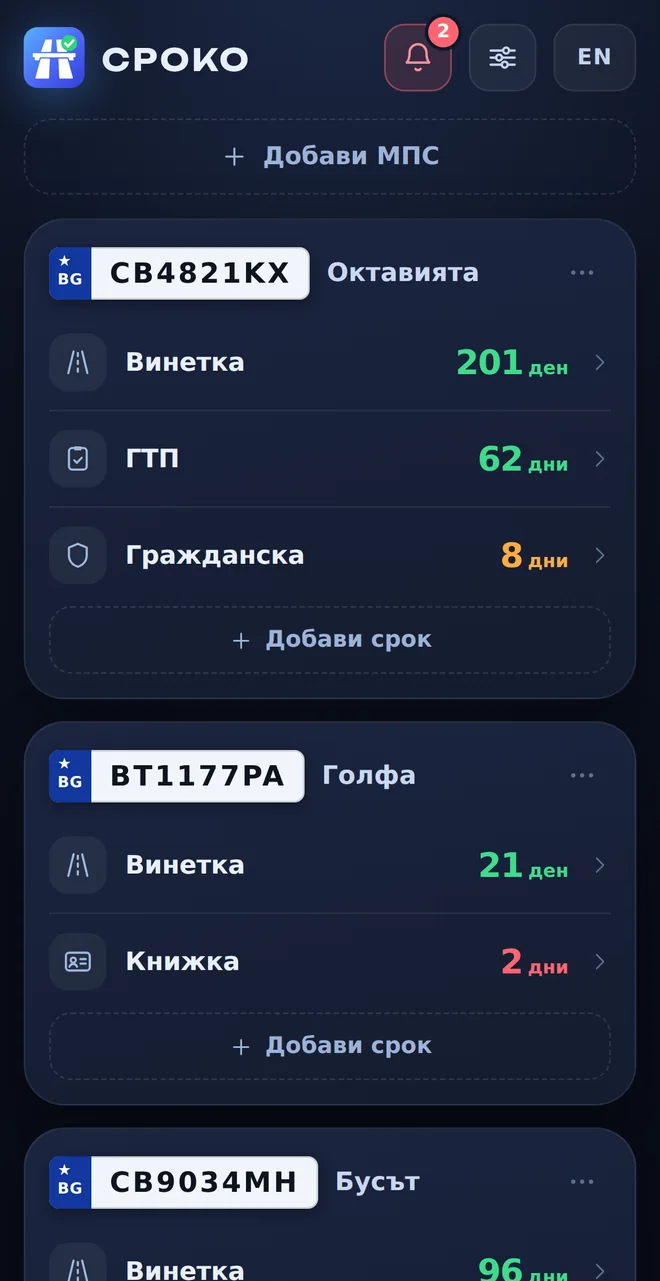
#> input picture tools/izhodnici/sroko-bg.webp, 660 x 1281 px
$ python -i assets.py   (imports and definitions only)
#> lines starting #> are read from the running program, lines starting #| are printed output that depends on the picture
#> further down, picture is the input picture: PIL image 660x1281 RGB; mean R, G, B 34.6, 43.4, 64.7
"""Картинките на сайта от изходниците: знакът от логото, favicon и истинските екрани.

    python tools/assets.py

Пише в src/assets/ (влиза в сайта при `node build.mjs`). Изходниците стоят в
папките на приложенията — сменят ли се екраните, пуска се пак.
"""
from pathlib import Path

from PIL import Image

ROOT = Path(__file__).resolve().parents[3]          # C:\Pixel Lab Claude
OUT = Path(__file__).resolve().parents[1] / "src" / "assets"
LOGO = ROOT / "7 Pixel Lab Soft" / "Logo"


# [24 lines left out: functions webp, mark, not called in this run]


#: Пропорцията на екрана на телефон (1284×2778). Всички снимки в рамка на телефон
#: я имат — иначе рамките излизат с различна височина и „сплескани“ (Иво, 12.10).
TEL = 2778 / 1284


def na_telefon(img):
    """Снимка, по-ниска от екран на телефон, се доудължава отдолу с цвета на дъното ѝ."""
    img = img.convert("RGB")
    h = round(img.width * TEL)
#> h = 1428
    if img.height >= h - 2:
        return img.crop((0, 0, img.width, h)) if img.height > h else img
    # Фонът на екрана — от левия ръб долу (дъното може да е отрязана карта, не фон).
    fon = img.crop((0, img.height - 40, 4, img.height)).resize((1, 1), Image.LANCZOS).getpixel((0, 0))
#> fon = (8, 11, 22)
    out = Image.new("RGB", (img.width, h), fon)
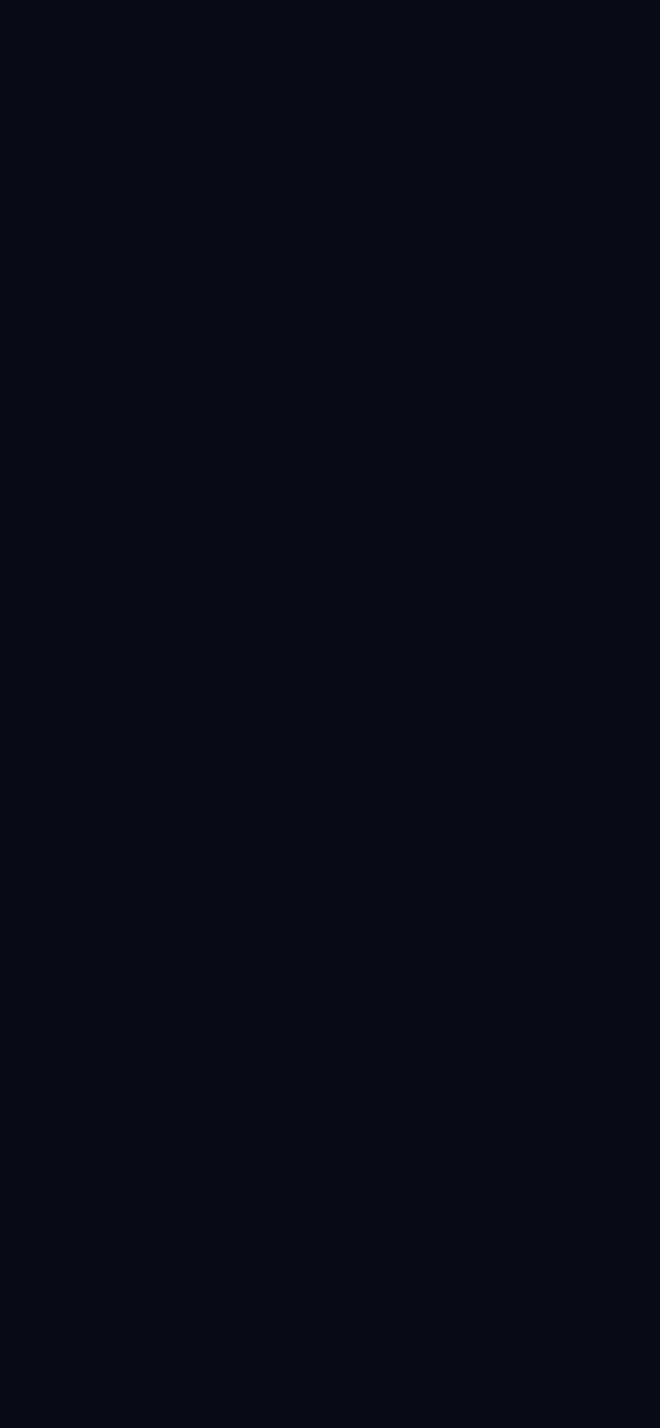
#> out: PIL image 660x1428 RGB; mean R, G, B 8, 11, 22
    out.paste(img, (0, 0))
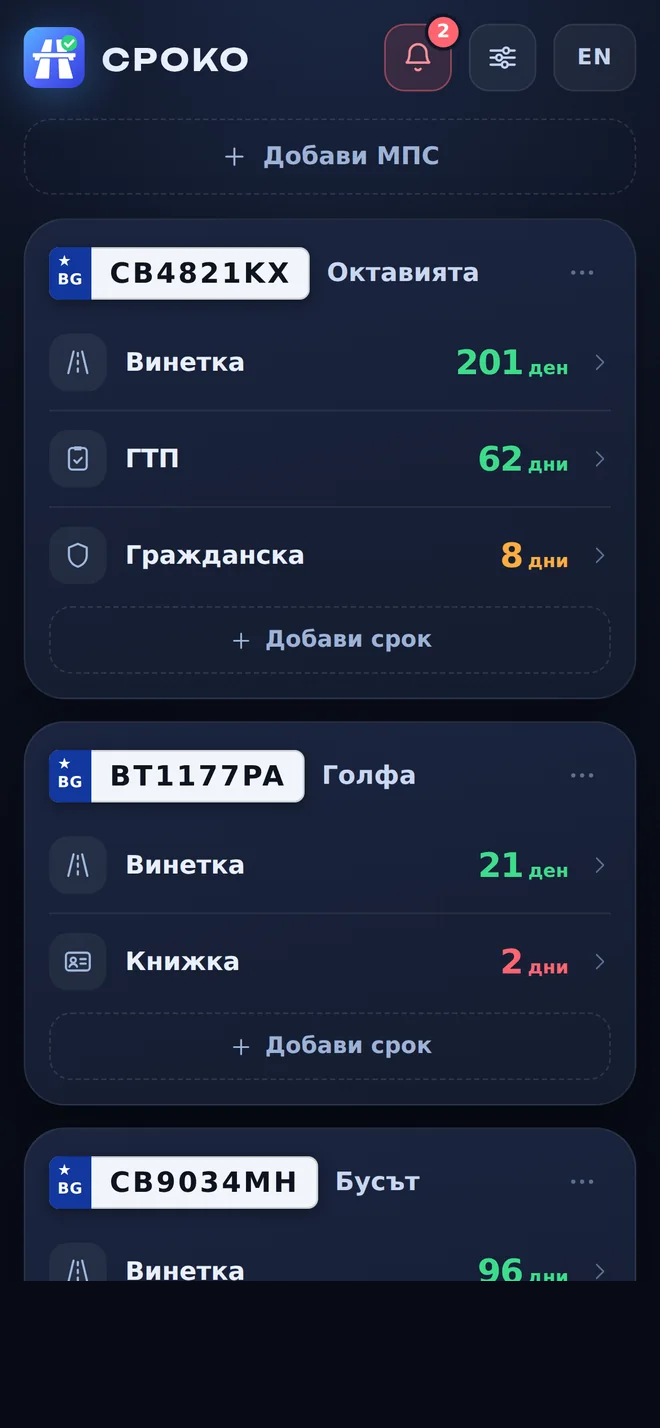
#> out: PIL image 660x1428 RGB; mean R, G, B 31.8, 40.1, 60.3
    # Последните редове се стопяват във фона — отрязаното отдолу не стои като плоча.
    pad = min(120, img.height // 8)
#> pad = 120
    plast = Image.new("RGB", (img.width, pad), fon)
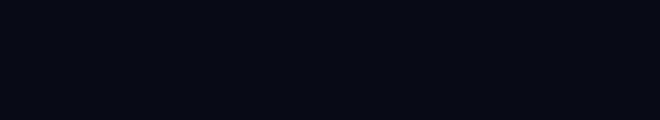
#> plast: PIL image 660x120 RGB; mean R, G, B 8, 11, 22
    maska = Image.linear_gradient("L").resize((img.width, pad))
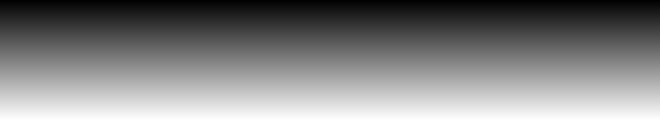
#> maska: PIL image 660x120 L; min 1, max 254, mean 127.5
    out.paste(plast, (0, img.height - pad), maska)
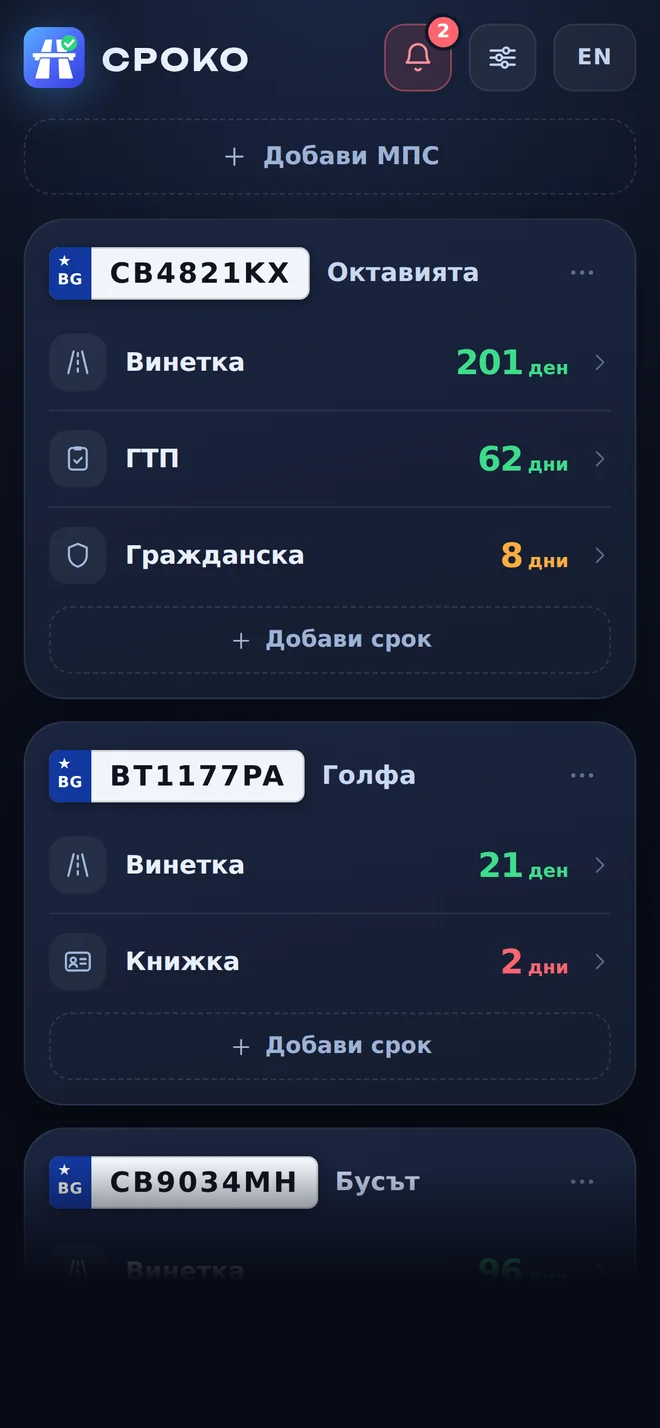
#> out: PIL image 660x1428 RGB; mean R, G, B 30.5, 38.4, 58.2
    return out


# [53 lines left out: functions ikona, main, not called in this run]


# [2 lines not run here, left out]

>>> from PIL import Image
>>> picture = Image.open('izhodnici/sroko-bg.webp')
>>> result = na_telefon(picture)

$ run again, on src/assets/glagoli-bg.webp
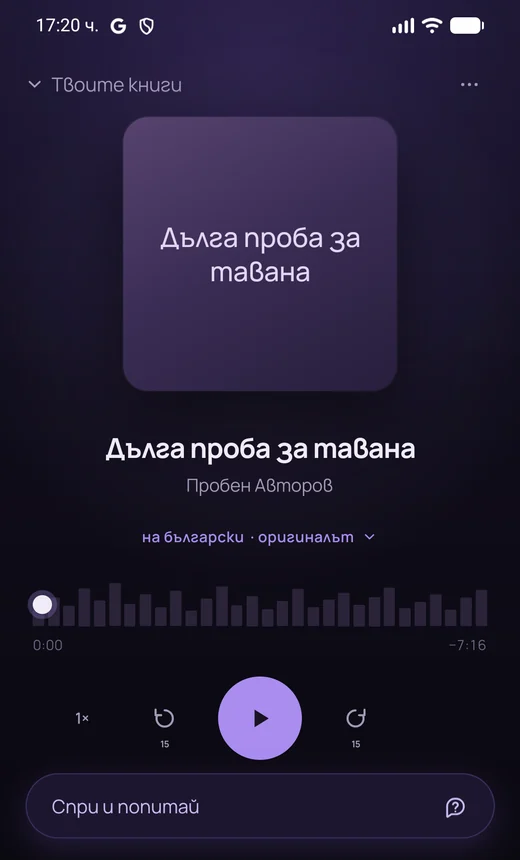
#> input picture src/assets/glagoli-bg.webp, 520 x 860 px
#> picture is the input picture: PIL image 520x860 RGB; mean R, G, B 34.4, 28.1, 51.6
#> fon = (11, 9, 18)
#> in na_telefon, `out.paste(img, (0, 0))`:
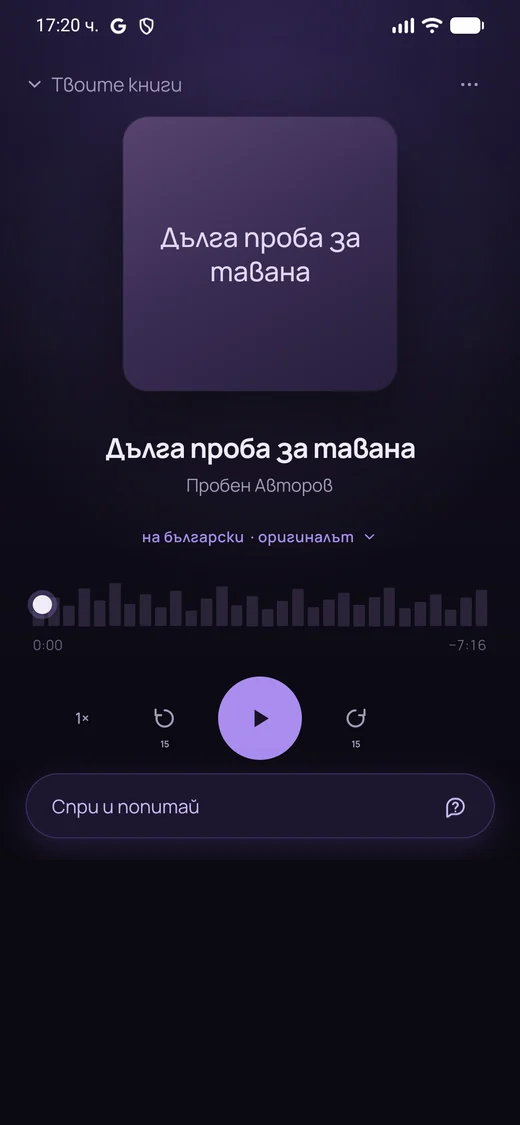
#> out: PIL image 520x1125 RGB; mean R, G, B 28.9, 23.6, 43.7
